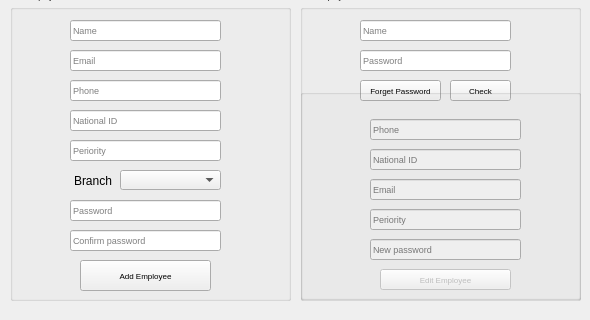
      <widget class="QWidget" name="tab_18">
       <attribute name="title">
        <string>Add Or Edit Employee</string>
       </attribute>
       <widget class="QGroupBox" name="groupBox_4">
        <property name="geometry">
         <rect>
          <x>10</x>
          <y>-10</y>
          <width>281</width>
          <height>311</height>
         </rect>
        </property>
        <property name="font">
         <font>
          <pointsize>6</pointsize>
         </font>
        </property>
        <property name="title">
         <string>Add Employee</string>
        </property>
        <widget class="QPushButton" name="pushButton_27">
         <property name="geometry">
          <rect>
           <x>70</x>
           <y>270</y>
           <width>131</width>
           <height>31</height>
          </rect>
         </property>
         <property name="text">
          <string>Add Employee</string>
         </property>
        </widget>
        <widget class="QLineEdit" name="lineEdit_37">
         <property name="geometry">
          <rect>
           <x>60</x>
           <y>120</y>
           <width>151</width>
           <height>21</height>
          </rect>
         </property>
         <property name="font">
          <font>
           <pointsize>7</pointsize>
          </font>
         </property>
         <property name="text">
          <string/>
         </property>
         <property name="placeholderText">
          <string>National ID</string>
         </property>
        </widget>
        <widget class="QLineEdit" name="lineEdit_34">
         <property name="geometry">
          <rect>
           <x>60</x>
           <y>30</y>
           <width>151</width>
           <height>21</height>
          </rect>
         </property>
         <property name="font">
          <font>
           <pointsize>7</pointsize>
          </font>
         </property>
         <property name="text">
          <string/>
         </property>
         <property name="placeholderText">
          <string>Name</string>
         </property>
        </widget>
        <widget class="QLineEdit" name="lineEdit_35">
         <property name="geometry">
          <rect>
           <x>60</x>
           <y>60</y>
           <width>151</width>
           <height>21</height>
          </rect>
         </property>
         <property name="font">
          <font>
           <pointsize>7</pointsize>
          </font>
         </property>
         <property name="text">
          <string/>
         </property>
         <property name="placeholderText">
          <string>Email</string>
         </property>
        </widget>
        <widget class="QLineEdit" name="lineEdit_38">
         <property name="geometry">
          <rect>
           <x>60</x>
           <y>90</y>
           <width>151</width>
           <height>21</height>
          </rect>
         </property>
         <property name="font">
          <font>
           <pointsize>7</pointsize>
          </font>
         </property>
         <property name="text">
          <string/>
         </property>
         <property name="placeholderText">
          <string>Phone</string>
         </property>
        </widget>
        <widget class="QLineEdit" name="lineEdit_39">
         <property name="geometry">
          <rect>
           <x>60</x>
           <y>210</y>
           <width>151</width>
           <height>21</height>
          </rect>
         </property>
         <property name="font">
          <font>
           <pointsize>7</pointsize>
          </font>
         </property>
         <property name="text">
          <string/>
         </property>
         <property name="echoMode">
          <enum>QLineEdit::Password</enum>
         </property>
         <property name="placeholderText">
          <string>Password</string>
         </property>
        </widget>
        <widget class="QLineEdit" name="lineEdit_40">
         <property name="geometry">
          <rect>
           <x>60</x>
           <y>240</y>
           <width>151</width>
           <height>21</height>
          </rect>
         </property>
         <property name="font">
          <font>
           <pointsize>7</pointsize>
          </font>
         </property>
         <property name="text">
          <string/>
         </property>
         <property name="echoMode">
          <enum>QLineEdit::Password</enum>
         </property>
         <property name="placeholderText">
          <string>Confirm password</string>
         </property>
        </widget>
        <widget class="QLineEdit" name="lineEdit_47">
         <property name="geometry">
          <rect>
           <x>60</x>
           <y>150</y>
           <width>151</width>
           <height>21</height>
          </rect>
         </property>
         <property name="font">
          <font>
           <pointsize>7</pointsize>
          </font>
         </property>
         <property name="text">
          <string/>
         </property>
         <property name="placeholderText">
          <string>Periority</string>
         </property>
        </widget>
        <widget class="QComboBox" name="comboBox_22">
         <property name="geometry">
          <rect>
           <x>110</x>
           <y>180</y>
           <width>101</width>
           <height>20</height>
          </rect>
         </property>
        </widget>
        <widget class="QLabel" name="label_28">
         <property name="geometry">
          <rect>
           <x>64</x>
           <y>180</y>
           <width>41</width>
           <height>21</height>
          </rect>
         </property>
         <property name="font">
          <font>
           <pointsize>9</pointsize>
          </font>
         </property>
         <property name="text">
          <string>Branch</string>
         </property>
        </widget>
       </widget>
       <widget class="QGroupBox" name="groupBox_6">
        <property name="geometry">
         <rect>
          <x>300</x>
          <y>-10</y>
          <width>281</width>
          <height>311</height>
         </rect>
        </property>
        <property name="font">
         <font>
          <pointsize>6</pointsize>
         </font>
        </property>
        <property name="title">
         <string>Edit Employee</string>
        </property>
        <widget class="QLineEdit" name="lineEdit_42">
         <property name="geometry">
          <rect>
           <x>60</x>
           <y>30</y>
           <width>151</width>
           <height>21</height>
          </rect>
         </property>
         <property name="font">
          <font>
           <pointsize>7</pointsize>
          </font>
         </property>
         <property name="text">
          <string/>
         </property>
         <property name="placeholderText">
          <string>Name</string>
         </property>
        </widget>
        <widget class="QLineEdit" name="lineEdit_45">
         <property name="geometry">
          <rect>
           <x>60</x>
           <y>60</y>
           <width>151</width>
           <height>21</height>
          </rect>
         </property>
         <property name="font">
          <font>
           <pointsize>7</pointsize>
          </font>
         </property>
         <property name="text">
          <string/>
         </property>
         <property name="placeholderText">
          <string>Password</string>
         </property>
        </widget>
        <widget class="QPushButton" name="pushButton_29">
         <property name="geometry">
          <rect>
           <x>60</x>
           <y>90</y>
           <width>81</width>
           <height>21</height>
          </rect>
         </property>
         <property name="text">
          <string>Forget Password</string>
         </property>
        </widget>
        <widget class="QPushButton" name="pushButton_32">
         <property name="geometry">
          <rect>
           <x>150</x>
           <y>90</y>
           <width>61</width>
           <height>21</height>
          </rect>
         </property>
         <property name="text">
          <string>Check</string>
         </property>
        </widget>
        <widget class="QGroupBox" name="groupBox_9">
         <property name="enabled">
          <bool>false</bool>
         </property>
         <property name="geometry">
          <rect>
           <x>0</x>
           <y>99</y>
           <width>281</width>
           <height>211</height>
          </rect>
         </property>
         <property name="title">
          <string/>
         </property>
         <widget class="QLineEdit" name="lineEdit_41">
          <property name="geometry">
           <rect>
            <x>70</x>
            <y>60</y>
            <width>151</width>
            <height>21</height>
           </rect>
          </property>
          <property name="font">
           <font>
            <pointsize>7</pointsize>
           </font>
          </property>
          <property name="text">
           <string/>
          </property>
          <property name="placeholderText">
           <string>National ID</string>
          </property>
         </widget>
         <widget class="QLineEdit" name="lineEdit_46">
          <property name="geometry">
           <rect>
            <x>70</x>
            <y>150</y>
            <width>151</width>
            <height>21</height>
           </rect>
          </property>
          <property name="font">
           <font>
            <pointsize>7</pointsize>
           </font>
          </property>
          <property name="text">
           <string/>
          </property>
          <property name="placeholderText">
           <string>New password</string>
          </property>
         </widget>
         <widget class="QLineEdit" name="lineEdit_43">
          <property name="geometry">
           <rect>
            <x>70</x>
            <y>90</y>
            <width>151</width>
            <height>21</height>
           </rect>
          </property>
          <property name="font">
           <font>
            <pointsize>7</pointsize>
           </font>
          </property>
          <property name="text">
           <string/>
          </property>
          <property name="placeholderText">
           <string>Email</string>
          </property>
         </widget>
         <widget class="QLineEdit" name="lineEdit_48">
          <property name="geometry">
           <rect>
            <x>70</x>
            <y>120</y>
            <width>151</width>
            <height>21</height>
           </rect>
          </property>
          <property name="font">
           <font>
            <pointsize>7</pointsize>
           </font>
          </property>
          <property name="text">
           <string/>
          </property>
          <property name="placeholderText">
           <string>Periority</string>
          </property>
         </widget>
         <widget class="QPushButton" name="pushButton_28">
          <property name="geometry">
           <rect>
            <x>80</x>
            <y>180</y>
            <width>131</width>
            <height>21</height>
           </rect>
          </property>
          <property name="text">
           <string>Edit Employee</string>
          </property>
         </widget>
         <widget class="QLineEdit" name="lineEdit_44">
          <property name="geometry">
           <rect>
            <x>70</x>
            <y>30</y>
            <width>151</width>
            <height>21</height>
           </rect>
          </property>
          <property name="font">
           <font>
            <pointsize>7</pointsize>
           </font>
          </property>
          <property name="text">
           <string/>
          </property>
          <property name="placeholderText">
           <string>Phone</string>
          </property>
         </widget>
        </widget>
       </widget>
      </widget>
